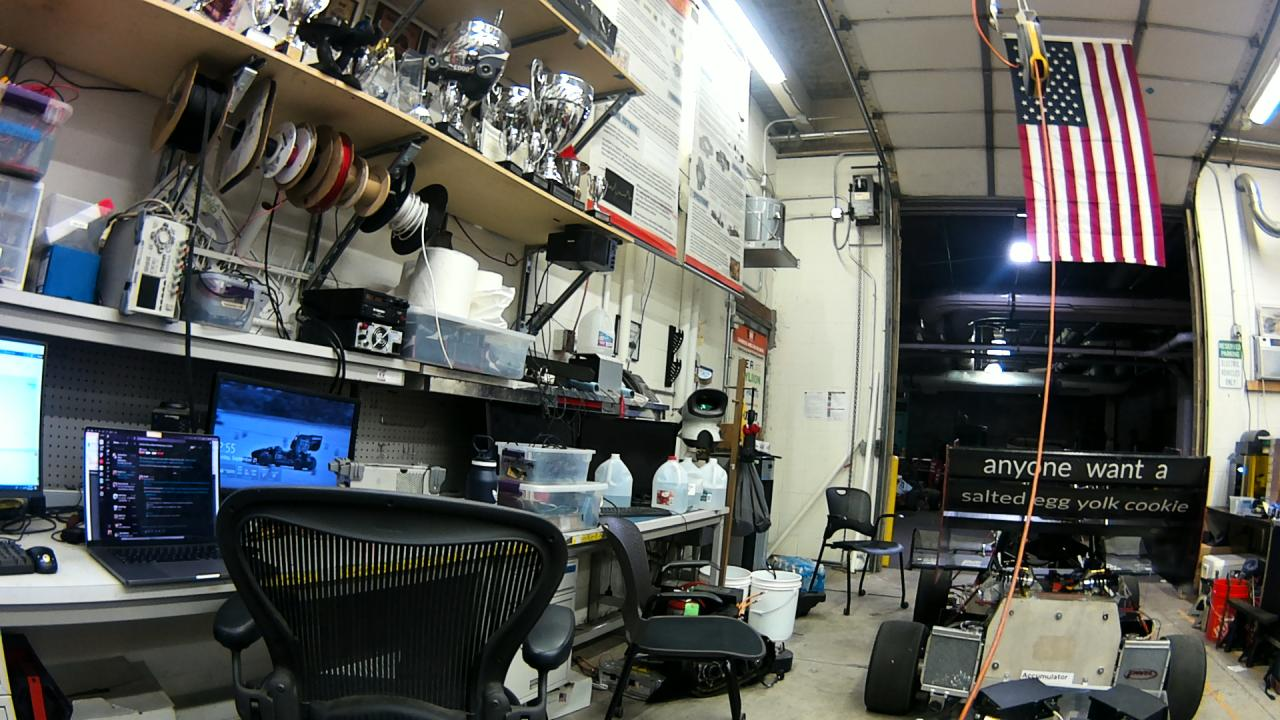
#> input picture Left.jpg, 1280 x 720 px
$ python projection.py
#> lines starting #> are read from the running program, lines starting #| are printed output that depends on the picture
import numpy as np
from PIL import Image
import cv2 as cv

PHI = 75.4
X_DIST = 44.48
Y_DIST = 57.55
theta = PHI/2


left, right = Image.open("Left.jpg"), Image.open("Right.jpg")
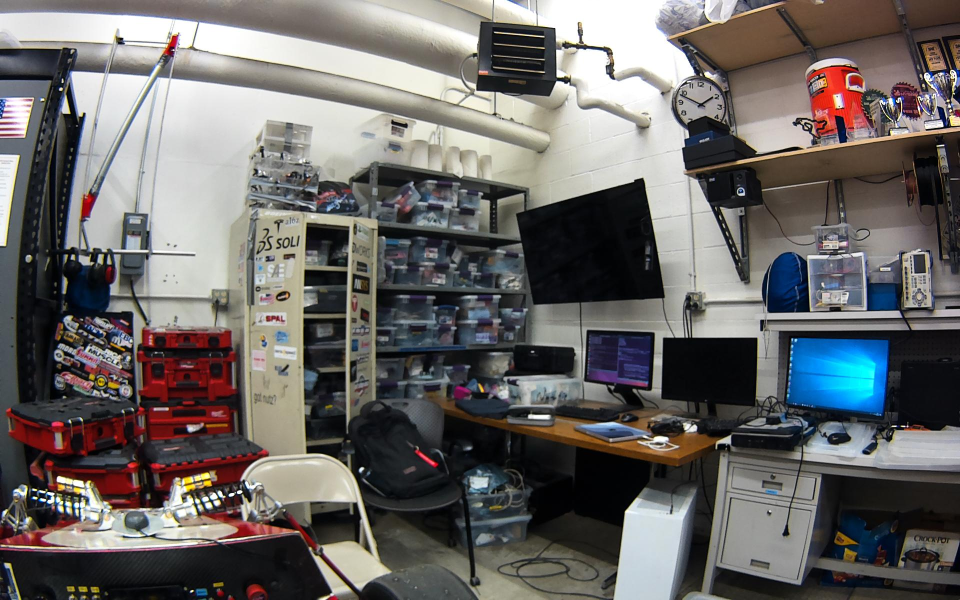
#> input picture Right.jpg, 1920 x 1200 px (shown at 1/2 size)
#> left is the input picture: PIL image 1280x720 RGB; mean R, G, B 96.7, 97.3, 93.4
#> right is the input picture: PIL image 1920x1200 RGB; mean R, G, B 106.2, 103.4, 101.9
x, y = np.array(left), np.array(right)
y = np.flip(y, axis=(0, 1))
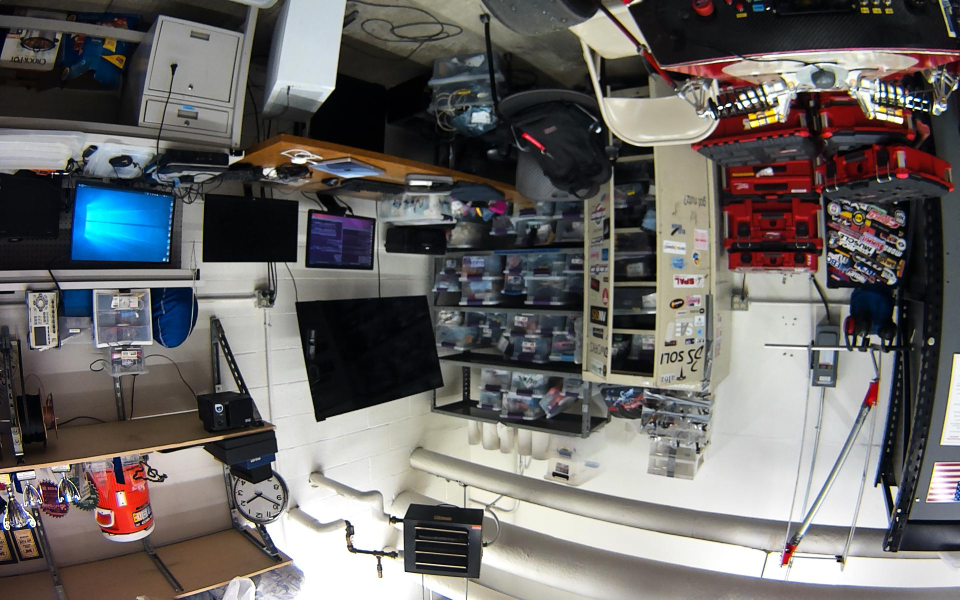
#> y: shape (1200, 1920, 3) (shown at 1/2 size); mean R, G, B 106.2, 103.4, 101.9

print(x.shape)
#| (720, 1280, 3)
# New Idea. project R2 (x, y) down to R1 and add z axis as second dimension

def proj_transform(x, y, image, origin: tuple, angle: float=theta) -> np.ndarray:
    """
    angle: degrees
    """
    angle = np.radians(angle)
    # c, s = np.cos(angle), np.sin(angle)
    # T_l = np.array([[c, -s, X_DIST], [s, c, Y_DIST]])
    T_l = np.array([[1, 0], [0, np.sin(angle)]])  # projects x in camera space to x' in projected space

    image_data = image[x.flatten(), y.flatten()]
    # print(f"data {image_data.shape}")

    z = np.array([(x-origin[0]).flatten(), (y-origin[1]).flatten()])

    # print(np.vstack([(T_l @ z), image_data.T])[:2])

    assert np.all(np.abs((y-origin[1]).flatten()) >= np.abs(np.vstack([(T_l @ z), image_data.T])[1]))  # all transformed x coordinates are <= the original. They have been project correctly

    return np.vstack([(T_l @ z), image_data.T])

# [7 lines of commented-out code are left out]
Image.fromarray(x).show()
Image.fromarray(y).show()

X = 720
Y = 1200

# add origins to each image.
X_1, Y_1 = np.meshgrid(np.arange(X), np.arange(Y))
X_2, Y_2 = np.meshgrid(np.arange(X), np.arange(Y))

# project image planes onto combined plane
x_1 = proj_transform(X_1, Y_1, x, (616, 1059))
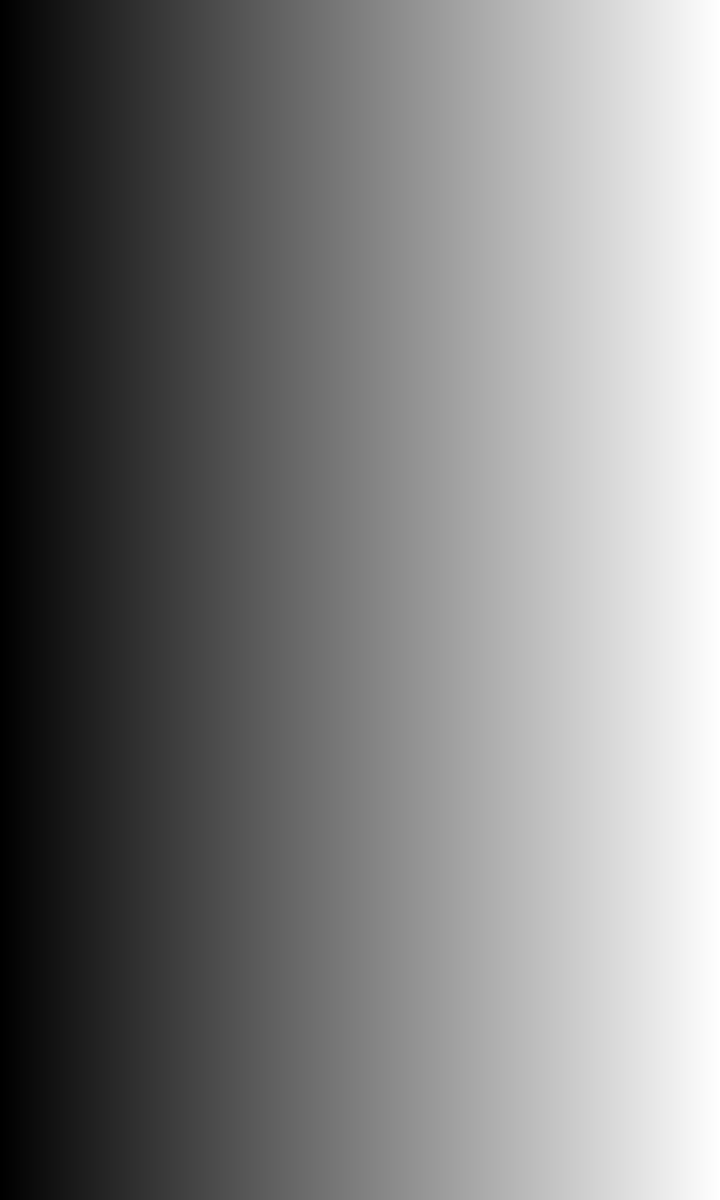
#> X_1: shape (1200, 720) int64; min 0, max 719, mean 359.5; drawn with min black and max white
# x_1 = x_1[:, np.argsort(x_1[1])]
y_1 = proj_transform(X_2, Y_2, y, (587, 187))
# y_1 = y_1[:, np.argsort(y_1[1])]

# import pdb
# pdb.set_trace()

def horiz_pad(arr: np.ndarray, u) -> np.ndarray:
    """takes an RGB image array, arr, and adds white pixel padding till it's size: x, y"""

    x, y, c = arr.shape
    pad = 255* np.ones(shape=(u, y, c))

    print(pad.shape, arr.shape)
    return np.hstack([arr, pad])


def round_coordinates(a) -> np.ndarray:
    """
    takes input array a shape (5, N) where the rows represent the following information:
    1. X value
    2. Y value
    3. R Value
    4. G
    5. B

    returns output integer array of shape (X, Y, 3), where it rounds the x and y values to achieve this.
    """

    min_x, max_x = int(min(a[0])), int(max(a[0]))
#> min_x = -616; max_x = 132
    min_y, max_y = int(min(a[1])), int(max(a[1]))
#> min_y = -647; max_y = 618

    print(min_x, max_x)
#| -616 132
    print(min_y, max_y)
#| -647 618
    print(f"final size {max_x + 1 - min_x}, {max_y + 1 - min_y}, 3")
#| final size 749, 1266, 3
    out = np.zeros(shape=((max_x + 1 - min_x), (max_y + 1 - min_y), 3))

    # print(a.shape[-1]-1)

    for i in range(a.shape[-1]):

        # round x, y to nearest integer
        x = int(a[0][i]) - min_x
        y = int(a[1][i]) - min_y

        # if i > a.shape[-1] - 1000 and i % 10 == 0:
        #     print(f"y: {int(np.round(a[1][i]))} - {min_y} = {int(np.round(a[1][i])) - min_y}")

        # skip if out of bounds
        if x == max_x + 1 - min_x or y == max_y + 1 - min_y:
            continue

        check_output = False


        # if not np.any(out[x][y], where=0):
        #     print(f"data current: {out[x][y]}")
        #     check_output = True

        out[x][y] = (out[x][y] + a[2:,i]) / 2 if np.any(out[x][y]) else a[2:,i]
        # print(f"data now set to {out[x][y]}")

        if i == 0 or check_output:
            print(f"x: {x}, y: {y}")
            print(f"sample r,g,b list: {a[2:, 0]}")
            print(f"data now set to {out[x][y]}")
#> this loop made 1728000 passes
#| x: 0, y: 0
#| sample r,g,b list: [82. 59. 41.]
#| data now set to [82. 59. 41.]
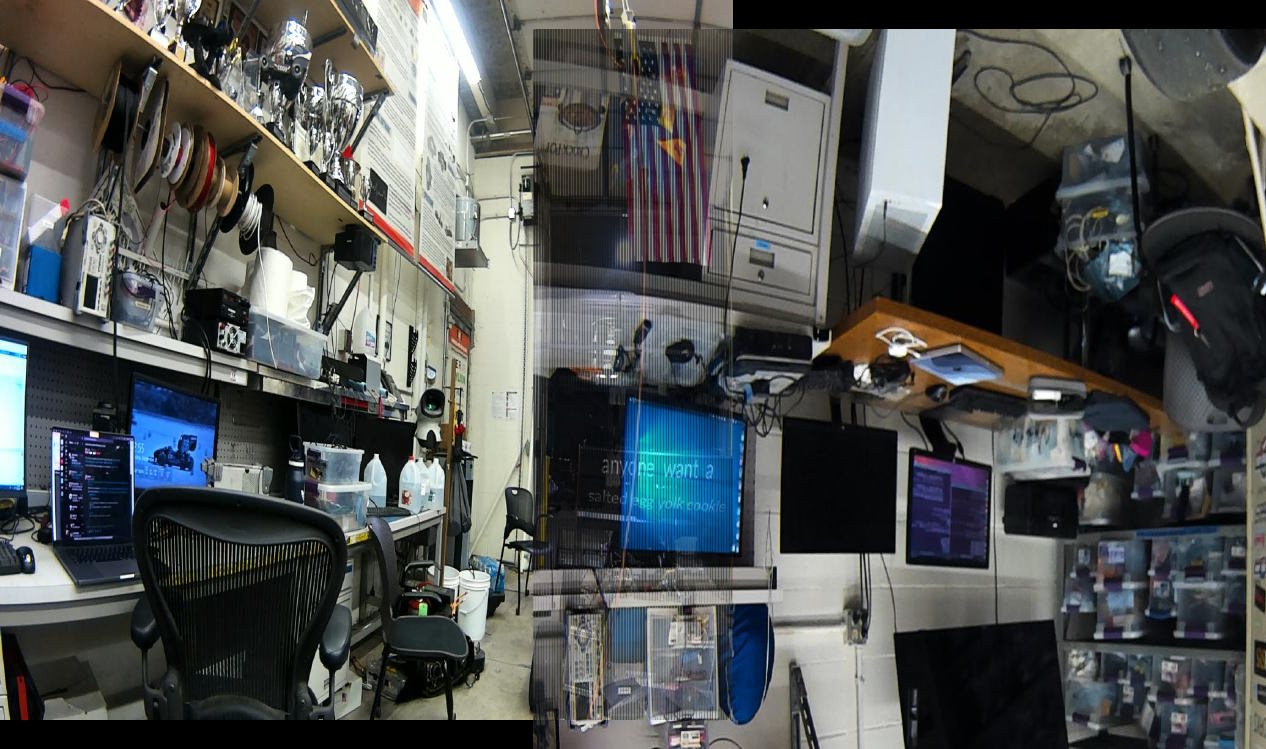
#> out: shape (749, 1266, 3) float64; mean of channels 0, 1, 2 80.5, 83.5, 82.9; drawn as R, G, B


    return np.round(out).astype(np.uint8)

combined = round_coordinates(np.hstack((x_1, y_1)))


x = cv.resize(x, (int(720/2), int(1200/2)), interpolation=cv.INTER_CUBIC)
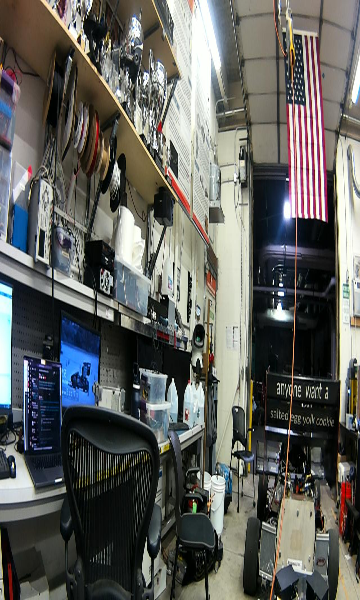
#> x: shape (600, 360, 3); mean R, G, B 96.7, 97.3, 93.4
y = cv.resize(y, (int(720/2), int(1200/2)), interpolation=cv.INTER_CUBIC)
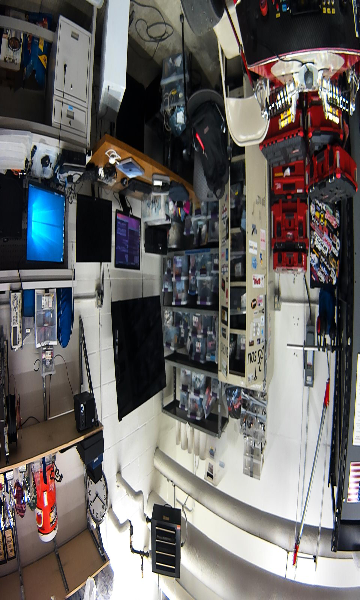
#> y: shape (600, 360, 3); mean R, G, B 106.2, 103.4, 101.9

# [7 lines of commented-out code are left out]

print(combined.shape)
#| (749, 1266, 3)
cv.imshow("combined", combined)

cv.waitKey(0) # wait for ay key to exit window
cv.destroyAllWindows() # close all windows
